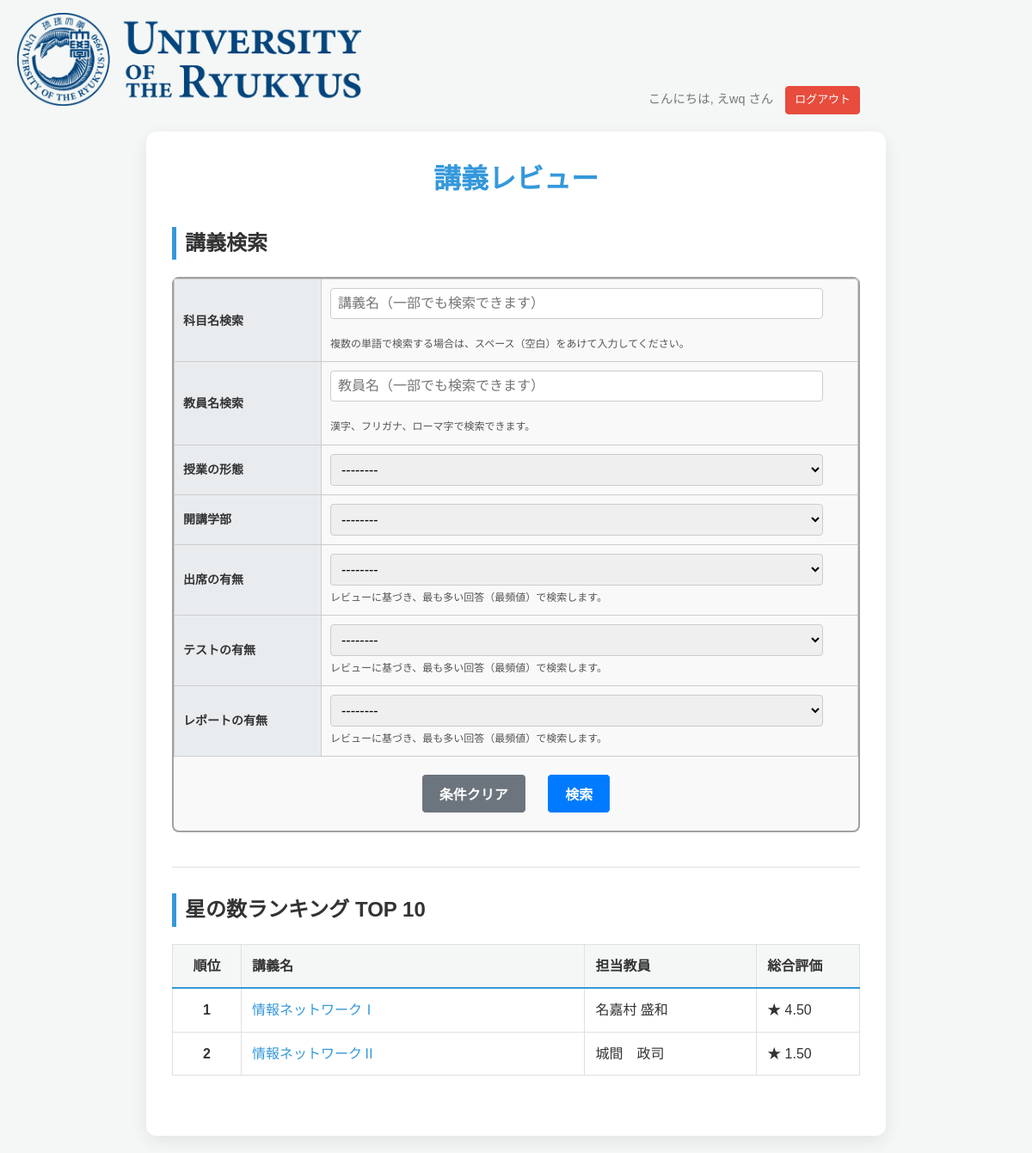
Screenshot of / (signed in) with the database file from the repository.
### app.py (models this page shows)
class User(UserMixin, db.Model):
    id = db.Column(db.Integer, primary_key=True)
    username = db.Column(db.String(150), nullable=False, unique=True)
    email = db.Column(db.String(150), nullable=False, unique=True)
    password = db.Column(db.String(256), nullable=False)
    is_verified = db.Column(db.Boolean, nullable=False, default=False)
    reviews = db.relationship('Review', backref='author', lazy=True)

class Course(db.Model):
    id = db.Column(db.Integer, primary_key=True)
    name = db.Column(db.String(100), nullable=False) # 講義名
    teacher = db.Column(db.String(100), nullable=False) # 教員名
    syllabus_url = db.Column(db.String(300), nullable=True) # シラバスURL
    subject_code = db.Column(db.String(50), nullable=True) # 科目番号
    department = db.Column(db.String(100), nullable=True) # 開講学部等
    credits = db.Column(db.String(10), nullable=True) # 単位数
    format = db.Column(db.String(50), nullable=True) # 授業形式 (対面/遠隔)
    syllabus_year = db.Column(db.String(20), nullable=True) # 例: "2024年度"
    reviews = db.relationship('Review', backref='course', lazy=True, cascade="all, delete-orphan")
    __table_args__ = (
        db.UniqueConstraint('name', 'teacher', name='_name_teacher_uc'),
    )
    @property
    def star_rating(self):
        if not self.reviews: return "評価なし"
        try:
            if len(self.reviews) == 0:
                return "評価なし"
            avg = sum(r.rating for r in self.reviews) / len(self.reviews)
            return f"{avg:.2f}"
        except ZeroDivisionError:
            return "評価なし"

class Review(db.Model):
    id = db.Column(db.Integer, primary_key=True)
    review = db.Column(db.Text, nullable=True)
    rating = db.Column(db.Float, nullable=False)
    attendance = db.Column(db.String(10), nullable=False) # "あり", "なし", "時々" など
    test = db.Column(db.String(10), nullable=False)
    report = db.Column(db.String(10), nullable=False)
    course_format = db.Column(db.String(20), nullable=True) # "オンライン", "ハイブリッド", "対面" など
    year = db.Column(db.String(20), nullable=True) # 開講年度 (任意)
    classroom = db.Column(db.String(100), nullable=True) # 開講教室 (任意)
    course_id = db.Column(db.Integer, db.ForeignKey('course.id'), nullable=False)
    user_id = db.Column(db.Integer, db.ForeignKey('user.id'), nullable=False)

### app.py (the view)
@app.route('/')
@login_required
def index():
    try:
        form_data = {
            'lecture_name': '', 'teacher_name': '', 'course_format': '',
            'attendance': '', 'test': '', 'report': ''
        }
        all_courses = Course.query.options(joinedload(Course.reviews)).all()
        courses_with_ratings = []
        for course in all_courses:
            rating_str = course.star_rating
            if rating_str != "評価なし":
                try:
                    courses_with_ratings.append((course, float(rating_str)))
                except ValueError:
                    continue # "評価なし" 以外の予期せぬ文字列をスキップ
        sorted_courses = sorted(courses_with_ratings, key=lambda x: x[1], reverse=True)
        top_courses = [course for course, rating in sorted_courses[:10]]
    except Exception as e:
        app.logger.error(f"Error fetching top courses: {e}")
        top_courses = []
    return render_template('top.html', top_courses=top_courses, form_data=form_data)

### app.py (called while the page is built)
@login_manager.user_loader
def load_user(user_id):
    try:
        return User.query.get(int(user_id))
    except Exception as e:
        app.logger.error(f"Error loading user {user_id}: {e}")
        return None

### templates/top.html (shortened to what this page needs)
<!DOCTYPE html>
<html lang="ja">
<head>
    <link rel="stylesheet" href="{{ url_for('static', filename='style.css') }}">
</head>
<body>
    <a href="{{ url_for('index') }}">
        <img src="{{ url_for('static', filename='Blueonly.png') }}" alt="大学ロゴ" id="logo-banner">
    </a>
    <div class="user-header">
        <span>こんにちは, {{ current_user.username }} さん</span>
        <a href="{{ url_for('logout') }}" class="btn-logout">ログアウト</a>
    </div>
    <div class="container">
        <header class="main-header">
            <h1 class="app-title">講義レビュー</h1>
        </header>
        <section>
            <h2>講義検索</h2>
            <div class="search-form-container">
                <form action="{{ url_for('search_course') }}" method="POST">
                    <table class="search-table">
                        <tbody>
                            <tr>
                                <th>科目名検索</th>
                                <td>
                                    <input type="text" name="lecture_name" placeholder="講義名（一部でも検索できます）" value="{{ form_data.lecture_name or '' }}">
                                    <p class="description">複数の単語で検索する場合は、スペース（空白）をあけて入力してください。</p>
                                </td>
                            </tr>
                            <tr>
                                <th>教員名検索</th>
                                <td>
                                    <input type="text" name="teacher_name" placeholder="教員名（一部でも検索できます）" value="{{ form_data.teacher_name or '' }}">
                                    <p class="description">漢字、フリガナ、ローマ字で検索できます。</p>
                                </td>
                            </tr>
                            <tr>
                                <th>授業の形態</th>
                                <td>
                                    <select name="course_format">
                                        <option value="--------" {% if form_data.course_format == "--------" %}selected{% endif %}>--------</option>
                                    </select>
                                </td>
                            </tr>
                            <tr>
                                <th>開講学部</th>
                                <td>
                                    {% set dep = form_data.get('department', '--------') %}
                                    <select name="department">
                                        <option value="--------" {% if dep == "--------" %}selected{% endif %}>--------</option>
                                    </select>
                                </td>
                            </tr>
                            <tr>
                                <th>出席の有無</th>
                                <td>
                                    <select name="attendance">
                                        <option value="--------" {% if form_data.attendance == "--------" %}selected{% endif %}>--------</option>
                                    </select>
                                     <p class="description">レビューに基づき、最も多い回答（最頻値）で検索します。</p>
                                </td>
                            </tr>
                            <tr>
                                <th>テストの有無</th>
                                <td>
                                    <select name="test">
                                        <option value="--------" {% if form_data.test == "--------" %}selected{% endif %}>--------</option>
                                    </select>
                                    <p class="description">レビューに基づき、最も多い回答（最頻値）で検索します。</p>
                                </td>
                            </tr>
                            <tr>
                                <th>レポートの有無</th>
                                <td>
                                    <select name="report">
                                        <option value="--------" {% if form_data.report == "--------" %}selected{% endif %}>--------</option>
                                    </select>
                                    <p class="description">レビューに基づき、最も多い回答（最頻値）で検索します。</p>
                                </td>
                            </tr>
                            </tbody>
                    </table>
                    <div class="search-buttons">
                        <button type="reset" class="btn btn-clear">条件クリア</button>
                        <button type="submit" class="btn btn-search">検索</button>
                    </div>
                </form>
            </div>
        </section>
        <hr>
        <section>
            <h2>星の数ランキング TOP 10</h2>
            {% if top_courses %}
                <table class="search-results-table">
                    <thead>
                        <tr>
                            <th style="width: 10%; text-align: center;">順位</th>
                            <th style="width: 50%;">講義名</th>
                            <th style="width: 25%;">担当教員</th>
                            <th style="width: 15%;">総合評価</th>
                        </tr>
                    </thead>
                    <tbody>
                        {% for course in top_courses %}
                        <tr>
                            <td style="text-align: center; font-weight: bold;">{{ loop.index }}</td>
                            <td><a href="{{ url_for('course_detail', id=course.id) }}">{{ course.name }}</a></td>
                            <td>{{ course.teacher }}</td>
                            <td>★ {{ course.star_rating }}</td>
                        </tr>
                        {% endfor %}
                    </tbody>
                </table>
            {% else %}
                <p>まだ評価の高い講義がありません。</p>
            {% endif %}
        </section>
        </div>
</body>
</html>

### static/style.css (style rules this page uses)
body, html { font-family: "Noto Sans JP", sans-serif; background-color: var(--bg-color, #f4f7f6); color: var(--text-color, #333); margin: 0; padding: 0; font-size: 16px; line-height: 1.6; }
body { padding-top: 80px; }
:root { --primary-color: #3498db; --primary-hover-color: #2980b9; --success-color: #2ecc71; --success-hover-color: #27ae60; --danger-color: #e74c3c; --warning-color: #f39c12; --info-color: #3498db; --guest-color: #95a5a6; --guest-hover-color: #7f8c8d; --bg-color: #f4f7f6; --text-color: #333; --light-text-color: #777; --border-color: #e0e0e0; --card-bg-color: #ffffff; --shadow-color: rgba(0, 0, 0, 0.08); }
#logo-banner { position: absolute; left: 20px; top: 15px; width: 400px; height: auto; z-index: 1000; background: transparent; }
.container { max-width: 800px; margin: 20px auto; background: var(--card-bg-color); padding: 30px; border-radius: 12px; box-shadow: 0 6px 20px var(--shadow-color); }
a { color: var(--primary-color); text-decoration: none; transition: color 0.2s; }
hr { border: none; border-top: 1px solid var(--border-color); margin: 30px 0; }
.user-header { max-width: 800px; margin: 20px auto 10px; padding: 0 10px; text-align: right; font-size: 0.9em; color: var(--light-text-color); }
.main-header { text-align: center; margin-bottom: 30px; }
.main-header h1 { color: var(--primary-color); margin: 0; font-weight: 600; }
input[type="text"], input[type="email"], input[type="password"], input[type="url"], textarea { width: 100%; padding: 12px; margin-bottom: 15px; border: 1px solid var(--border-color); border-radius: 6px; box-sizing: border-box; font-size: 1em; transition: border-color 0.2s, box-shadow 0.2s; }
.btn { width: 100%; padding: 12px; margin-top: 15px; color: #fff; border: 1px solid var(--primary-color); border-radius: 6px; cursor: pointer; font-size: 1.1em; font-weight: bold; background-color: var(--primary-color); text-decoration: none !important; box-sizing: border-box; transition: background-color 0.2s, color 0.2s, border-color 0.2s; display: inline-block; text-align: center; }
.btn-logout { display: inline-block; padding: 5px 10px; background-color: var(--danger-color); color: #fff; border: 1px solid var(--danger-color); border-radius: 4px; margin-left: 10px; font-size: 0.9em; transition: background-color 0.2s, color 0.2s, border-color 0.2s; }
.app-title { text-align: center; color: var(--primary-color); font-weight: 700; font-size: 2em; margin-top: 0; margin-bottom: 10px; }
section { margin-bottom: 40px; }
section h2, section h4 { margin-top: 0; border-left: 5px solid var(--primary-color); padding-left: 10px; margin-bottom: 20px; }
.search-results-table { width: 100%; border-collapse: collapse; margin-top: 20px; margin-bottom: 20px; }
.search-results-table th, .search-results-table td { border: 1px solid var(--border-color); padding: 12px; text-align: left; vertical-align: top; }
.search-results-table th { background-color: var(--bg-color); font-weight: bold; border-bottom: 2px solid var(--primary-color); }
.search-form-container { border: 2px solid #a0a0a0; border-radius: 8px; background-color: #f9f9f9; margin-bottom: 20px; }
.search-table { width: 100%; border-collapse: collapse; }
.search-table th, .search-table td { border: 1px solid #ccc; padding: 10px; vertical-align: middle; }
.search-table th { background-color: #e9ecef; font-weight: bold; text-align: left; width: 150px; font-size: 14px; }
.search-table input[type="text"], .search-table select { width: 95%; padding: 8px; border: 1px solid #ccc; border-radius: 4px; font-size: 16px; box-sizing: border-box; }
.search-table p.description { font-size: 12px; color: #555; margin: 5px 0 0 0; }
.search-buttons { text-align: center; padding: 20px; }
.search-buttons .btn { padding: 10px 20px; font-size: 16px; cursor: pointer; border-radius: 5px; border: 1px solid; display: inline-block; margin: 0 10px; width: auto; margin-top: 0; transition: background-color 0.2s, color 0.2s, border-color 0.2s; }
.btn-search { background-color: #007bff; color: white; border-color: #007bff; }
.btn-clear { background-color: #6c757d; color: white; border-color: #6c757d; }

### rows the page displays
User: username "えwq"
Course: name "情報ネットワークⅠ", teacher "名嘉村 盛和", star_rating "4.50"
Course: name "情報ネットワークⅡ", teacher "城間 政司", star_rating "1.50"
